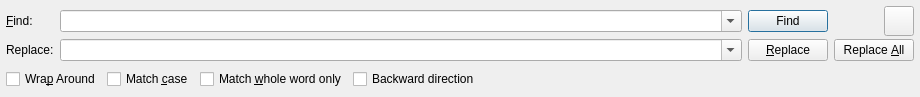
<?xml version="1.0" encoding="UTF-8"?>
<ui version="4.0">
 <class>FindReplaceWidget</class>
 <widget class="QWidget" name="FindReplaceWidget">
  <property name="geometry">
   <rect>
    <x>0</x>
    <y>0</y>
    <width>920</width>
    <height>97</height>
   </rect>
  </property>
  <property name="sizePolicy">
   <sizepolicy hsizetype="Preferred" vsizetype="Preferred">
    <horstretch>0</horstretch>
    <verstretch>0</verstretch>
   </sizepolicy>
  </property>
  <property name="minimumSize">
   <size>
    <width>0</width>
    <height>0</height>
   </size>
  </property>
  <property name="maximumSize">
   <size>
    <width>16777215</width>
    <height>16777215</height>
   </size>
  </property>
  <property name="windowTitle">
   <string>Find/Replace</string>
  </property>
  <property name="sizeGripEnabled" stdset="0">
   <bool>true</bool>
  </property>
  <layout class="QVBoxLayout" name="verticalLayout_3" stretch="3,1">
   <property name="spacing">
    <number>2</number>
   </property>
   <property name="sizeConstraint">
    <enum>QLayout::SizeConstraint::SetNoConstraint</enum>
   </property>
   <property name="leftMargin">
    <number>0</number>
   </property>
   <property name="topMargin">
    <number>0</number>
   </property>
   <property name="rightMargin">
    <number>0</number>
   </property>
   <property name="bottomMargin">
    <number>0</number>
   </property>
   <item>
    <layout class="QGridLayout" name="gridLayout">
     <property name="leftMargin">
      <number>6</number>
     </property>
     <property name="rightMargin">
      <number>6</number>
     </property>
     <property name="horizontalSpacing">
      <number>6</number>
     </property>
     <property name="verticalSpacing">
      <number>3</number>
     </property>
     <item row="1" column="1">
      <widget class="QComboBox" name="comboReplace">
       <property name="sizePolicy">
        <sizepolicy hsizetype="MinimumExpanding" vsizetype="Fixed">
         <horstretch>0</horstretch>
         <verstretch>0</verstretch>
        </sizepolicy>
       </property>
       <property name="editable">
        <bool>true</bool>
       </property>
       <property name="maxCount">
        <number>10</number>
       </property>
       <property name="insertPolicy">
        <enum>QComboBox::InsertPolicy::NoInsert</enum>
       </property>
      </widget>
     </item>
     <item row="1" column="0">
      <widget class="QLabel" name="labelReplaceWith">
       <property name="enabled">
        <bool>true</bool>
       </property>
       <property name="sizePolicy">
        <sizepolicy hsizetype="Preferred" vsizetype="Preferred">
         <horstretch>0</horstretch>
         <verstretch>0</verstretch>
        </sizepolicy>
       </property>
       <property name="minimumSize">
        <size>
         <width>0</width>
         <height>0</height>
        </size>
       </property>
       <property name="maximumSize">
        <size>
         <width>16777215</width>
         <height>16777215</height>
        </size>
       </property>
       <property name="text">
        <string>Replace:</string>
       </property>
      </widget>
     </item>
     <item row="0" column="0" alignment="Qt::AlignmentFlag::AlignVCenter">
      <widget class="QLabel" name="label">
       <property name="sizePolicy">
        <sizepolicy hsizetype="Preferred" vsizetype="Preferred">
         <horstretch>0</horstretch>
         <verstretch>0</verstretch>
        </sizepolicy>
       </property>
       <property name="minimumSize">
        <size>
         <width>0</width>
         <height>0</height>
        </size>
       </property>
       <property name="maximumSize">
        <size>
         <width>16777215</width>
         <height>16777215</height>
        </size>
       </property>
       <property name="text">
        <string>&amp;Find:</string>
       </property>
       <property name="buddy">
        <cstring>comboFind</cstring>
       </property>
      </widget>
     </item>
     <item row="0" column="1" alignment="Qt::AlignmentFlag::AlignVCenter">
      <widget class="QComboBox" name="comboFind">
       <property name="sizePolicy">
        <sizepolicy hsizetype="MinimumExpanding" vsizetype="Fixed">
         <horstretch>0</horstretch>
         <verstretch>0</verstretch>
        </sizepolicy>
       </property>
       <property name="editable">
        <bool>true</bool>
       </property>
       <property name="maxCount">
        <number>10</number>
       </property>
       <property name="insertPolicy">
        <enum>QComboBox::InsertPolicy::NoInsert</enum>
       </property>
      </widget>
     </item>
     <item row="0" column="2" alignment="Qt::AlignmentFlag::AlignVCenter">
      <widget class="QPushButton" name="buttonFind">
       <property name="text">
        <string>Find</string>
       </property>
       <property name="autoDefault">
        <bool>false</bool>
       </property>
       <property name="default">
        <bool>true</bool>
       </property>
      </widget>
     </item>
     <item row="1" column="2">
      <widget class="QPushButton" name="buttonReplace">
       <property name="text">
        <string>&amp;Replace</string>
       </property>
      </widget>
     </item>
     <item row="1" column="3">
      <widget class="QPushButton" name="buttonReplaceAll">
       <property name="text">
        <string>Replace &amp;All</string>
       </property>
      </widget>
     </item>
     <item row="0" column="3" alignment="Qt::AlignmentFlag::AlignRight">
      <widget class="QToolButton" name="buttonClose">
       <property name="sizePolicy">
        <sizepolicy hsizetype="Fixed" vsizetype="Fixed">
         <horstretch>0</horstretch>
         <verstretch>0</verstretch>
        </sizepolicy>
       </property>
       <property name="minimumSize">
        <size>
         <width>30</width>
         <height>30</height>
        </size>
       </property>
       <property name="maximumSize">
        <size>
         <width>30</width>
         <height>30</height>
        </size>
       </property>
       <property name="text">
        <string/>
       </property>
      </widget>
     </item>
    </layout>
   </item>
   <item>
    <layout class="QHBoxLayout" name="horizontalLayout">
     <property name="spacing">
      <number>6</number>
     </property>
     <property name="leftMargin">
      <number>6</number>
     </property>
     <property name="rightMargin">
      <number>6</number>
     </property>
     <item>
      <widget class="QCheckBox" name="checkBoxWrapAround">
       <property name="text">
        <string>Wra&amp;p Around</string>
       </property>
      </widget>
     </item>
     <item>
      <widget class="QCheckBox" name="checkBoxMatchCase">
       <property name="text">
        <string>Match &amp;case</string>
       </property>
      </widget>
     </item>
     <item>
      <widget class="QCheckBox" name="checkBoxMatchWholeWord">
       <property name="text">
        <string>Match &amp;whole word only</string>
       </property>
      </widget>
     </item>
     <item>
      <widget class="QCheckBox" name="checkBoxBackwardsDirection">
       <property name="text">
        <string>Backward direction</string>
       </property>
      </widget>
     </item>
     <item>
      <spacer name="horizontalSpacer">
       <property name="orientation">
        <enum>Qt::Orientation::Horizontal</enum>
       </property>
       <property name="sizeHint" stdset="0">
        <size>
         <width>40</width>
         <height>20</height>
        </size>
       </property>
      </spacer>
     </item>
    </layout>
   </item>
  </layout>
 </widget>
 <resources/>
 <connections/>
</ui>
